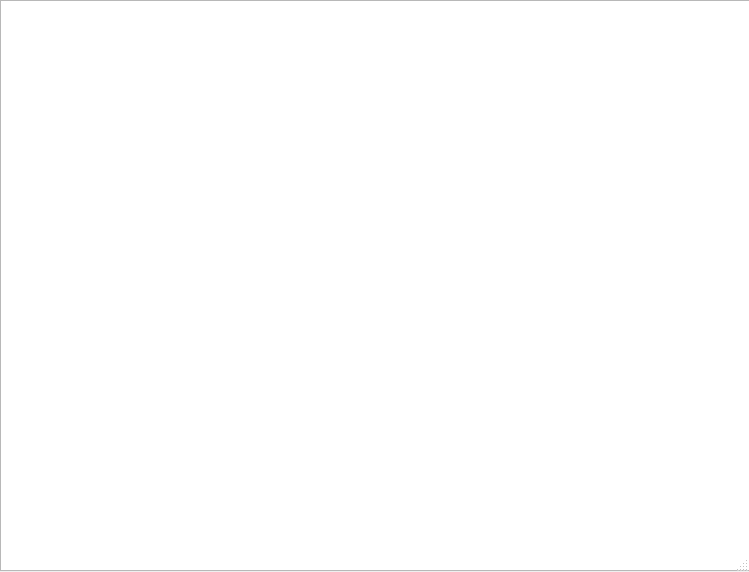
<?xml version="1.0" encoding="UTF-8"?>
<ui version="4.0">
 <class>MainWindow</class>
 <widget class="QMainWindow" name="MainWindow">
  <property name="geometry">
   <rect>
    <x>0</x>
    <y>0</y>
    <width>749</width>
    <height>572</height>
   </rect>
  </property>
  <property name="minimumSize">
   <size>
    <width>749</width>
    <height>572</height>
   </size>
  </property>
  <property name="maximumSize">
   <size>
    <width>749</width>
    <height>572</height>
   </size>
  </property>
  <property name="windowTitle">
   <string>日志</string>
  </property>
  <widget class="QWidget" name="centralwidget">
   <property name="minimumSize">
    <size>
     <width>749</width>
     <height>572</height>
    </size>
   </property>
   <property name="maximumSize">
    <size>
     <width>749</width>
     <height>572</height>
    </size>
   </property>
   <widget class="QTableView" name="tableView">
    <property name="geometry">
     <rect>
      <x>0</x>
      <y>0</y>
      <width>751</width>
      <height>571</height>
     </rect>
    </property>
   </widget>
  </widget>
  <widget class="QStatusBar" name="statusbar"/>
 </widget>
 <resources/>
 <connections/>
</ui>
